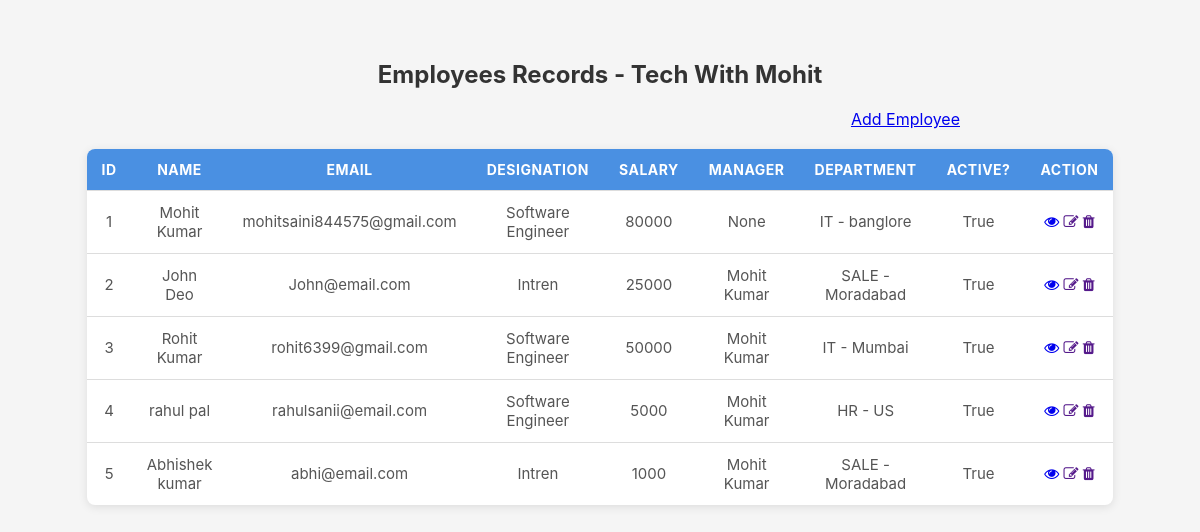
The page / on the database its author committed.
### employees/models.py (models this page shows)
class Employee(models.Model):
    first_name = models.CharField(max_length=25)
    last_name = models.CharField(max_length=25)
    email = models.EmailField(unique=True)
    designation = models.CharField(max_length=50)
    image = models.ImageField(upload_to='emp_images', default='default.jpg')
    salary = models.IntegerField()
    joining_date = models.DateField()
    is_active = models.BooleanField(default=True)
    Department = models.ForeignKey(Department, on_delete=models.SET_NULL, blank=True, null=True)
    manager = models.ForeignKey("self", on_delete=models.SET_NULL, blank=True, null=True)
    def __str__(self):
        return f"{self.first_name} {self.last_name}"
    def full_name(self):
        return f"{self.first_name} {self.last_name}"

class Department(models.Model):
    name = models.CharField(max_length=25)
    location = models.CharField(max_length=25)
    def __str__(self):
        return f"{self.name} - {self.location}"

### employees_main/views.py (the view)
# urls.py: 2. Add a URL to urlpatterns:  path('', views.home, name='home')
def home(request):
    employees = Employee.objects.all()
    context = {
        'employees': employees
    }
    return render(request, 'home.html', context)

### templates/home.html (shortened to what this page needs)
{% load static %}
<!DOCTYPE html>
<html lang="en-US">
<head>
    <link rel="stylesheet" href="{% static 'css/style.css' %}">
    <link rel="stylesheet" href="https://cdnjs.cloudflare.com/ajax/libs/font-awesome/4.7.0/css/font-awesome.min.css">
</head>
<body>
    <h2>Employees Records - Tech With Mohit </h2>
    <a href="{% url 'add_employee' %}" style="float: right; margin-right :200px">Add Employee</a>
    <br><br>
    <table>
        <thead>
            <tr>
                <th>ID</th>
                <th>Name</th>
                <th>Email</th>
                <th>designation</th>
                <th>Salary</th>
                <th>Manager</th>
                <th>Department</th>
                <th>Active?</th>
                <th>Action</th>
            </tr>
        </thead>
        <tbody>
            {% for e in  employees %}
                <tr>
                    <td>{{e.id }}</td>
                    <td>{{ e.full_name }}</td>
                    <td>{{ e.email }}</td>
                    <td>{{ e.designation }}</td>
                    <td>{{ e.salary }}</td>
                    <td>{{ e.manager }}</td>
                    <td>{{ e.Department}}</td>
                    <td>{{ e.is_active }}</td>
                    <td>
                        <div>
                            <a href="{% url 'employee_detail' e.id %}"><i class="fa fa-eye"></i></a>
                            <a href=""><i class="fa fa-edit"></i></a>
                            <a href=""><i class="fa fa-trash"></i></a>
                        </div>
                    </td>
                </tr>
            {% endfor %}
        </tbody>
    </table>
</body>
</html>

### employees_main/static/css/style.css (style rules this page uses)
body { font-family: "Inter", sans-serif; background: #f5f5f5; margin: 0; padding: 40px; text-align: center; }
h2 { margin-bottom: 20px; color: #333; }
table { margin: auto; border-collapse: collapse; width: 90%; max-width: 900px; background: white; border-radius: 8px; overflow: hidden; box-shadow: 0 2px 10px rgba(0, 0, 0, 0.1); }
thead { background: #4a90e2; color: white; }
th, td { padding: 12px 15px; border-bottom: 1px solid #ddd; }
th { text-transform: uppercase; font-size: 14px; letter-spacing: 0.5px; }
td { color: #555; font-size: 15px; }
tbody tr:last-child td { border-bottom: none; }

### rows shown on the page
Employee: id "1", full_name "Mohit Kumar", email "mohitsaini844575@gmail.com", designation "Software Engineer", salary "80000", manager "None", Department "IT - banglore", is_active "True"
Employee: id "2", full_name "John Deo", email "John@email.com", designation "Intren", salary "25000", manager "Mohit Kumar", Department "SALE - Moradabad", is_active "True"
Employee: id "3", full_name "Rohit Kumar", email "rohit6399@gmail.com", designation "Software Engineer", salary "50000", manager "Mohit Kumar", Department "IT - Mumbai", is_active "True"
Employee: id "4", full_name "rahul pal", email "rahulsanii@email.com", designation "Software Engineer", salary "5000", manager "Mohit Kumar", Department "HR - US", is_active "True"
Employee: id "5", full_name "Abhishek kumar", email "abhi@email.com", designation "Intren", salary "1000", manager "Mohit Kumar", Department "SALE - Moradabad", is_active "True"
